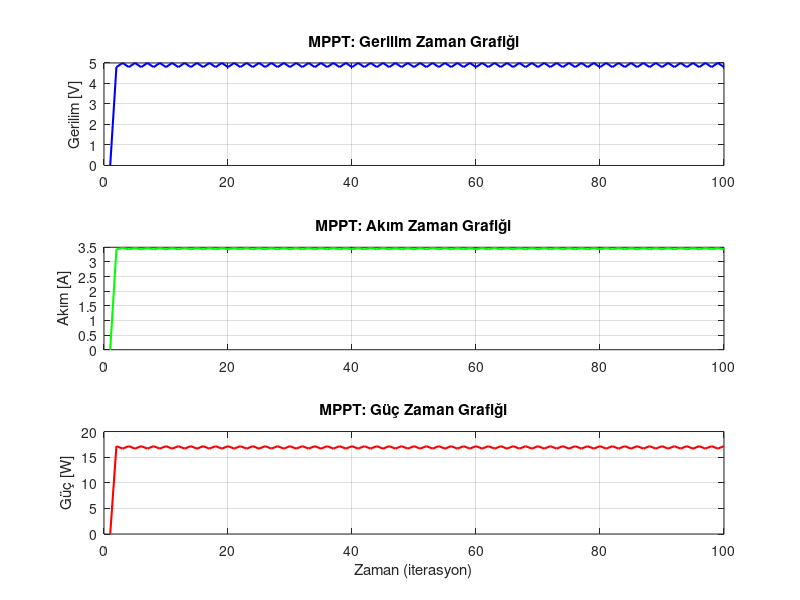

Here is the MATLAB script that generated this plot:
% mppt_po.m
% MATLAB'de Perturb & Observe (P&O) algoritmasıyla MPPT simülasyonu
% Basitleştirilmiş bir PV modeline göre çalışır

clear; clc; close all;

%% PV Panel Parametreleri (örnek değerler)
Voc = 21;             % Açık devre gerilimi [V] – PV panelin yük bağlı değilkenki çıkış gerilimi
Isc = 4.5;            % Kısa devre akımı [A] – PV panelin çıkış uçları kısa devre edildiğindeki akımı
Vmp = 17;             % Maksimum güç noktası gerilimi [V]
Imp = 4.2;            % Maksimum güç noktası akımı [A]

Rload = 10;           % Yüke bağlanmış direnç (başlangıç değeri) [Ohm]
V = linspace(0, Voc, 100);   % 0'dan Voc'a kadar 100 noktalı gerilim vektörü oluşturulur

%% PV Modeli – Lineerleştirilmiş I-V 
% Basitleştirilmiş I-V modeli: Doğrusal; gerçek PV panelden farklı ama temel analiz için yeterlidir
I = Isc * (1 - V / Voc);      % I-V karakteristiği: akım gerilim arttıkça lineer olarak azalır
P = V .* I;                   % Güç hesaplanır: P = V * I

% Gerçek maksimum güç noktası – referans amaçlı
[Pmax, idx_max] = max(P);     % Maksimum güç değeri ve indeksi
Vmax_ref = V(idx_max);        % Maksimum güçteki gerilim
Imax_ref = I(idx_max);        % Maksimum güçteki akım

%% MPPT Algoritması Başlatma
Vpv = 0;                      % Başlangıçta PV çıkış gerilimi
Ipv = 0;                      % Başlangıçta PV çıkış akımı
Ppv = 0;                      % Başlangıçta PV çıkış gücü
dV = 0.2;                     % MPPT algoritması için gerilim adımı (perturbation)
Vpv = 5;                      % Başlangıç PV gerilim değeri
iter = 100;                   % Simülasyon iterasyon sayısı (süre gibi düşünülebilir)

% Sonuçları kaydetmek için boş diziler oluştur
P_arr = zeros(1, iter);       % Güç değerlerini tutar
V_arr = zeros(1, iter);       % Gerilim değerlerini tutar
I_arr = zeros(1, iter);       % Akım değerlerini tutar

%% MPPT – Perturb & Observe Döngüsü
for k = 2:iter
    % Mevcut PV akımı (basitleştirilmiş modele göre hesaplanır)
    Ipv = Isc * (1 - Vpv / Voc);
    
    % Mevcut güç değeri
    Ppv = Vpv * Ipv;

    % Bir önceki iterasyondaki değerleri sakla
    V_prev = Vpv;
    P_prev = P_arr(k-1);

    % P&O Karar Mekanizması
    % Güç artarsa, önceki gerilim yönünde devam
    % Güç azalırsa, ters yöne sapılır
    if Ppv > P_prev
        if Vpv > V_prev
            Vpv = Vpv + dV;   % Aynı yönde artır
        else
            Vpv = Vpv - dV;   % Aynı yönde azalt
        end
    else
        if Vpv > V_prev
            Vpv = Vpv - dV;   % Yönü değiştir (azalt)
        else
            Vpv = Vpv + dV;   % Yönü değiştir (artır)
        end
    end

    % Güncel değerleri dizilere kaydet
    P_arr(k) = Ppv;
    V_arr(k) = Vpv;
    I_arr(k) = Ipv;
end

%% Grafiklerle Sonuçların Görselleştirilmesi
t = 1:iter;   % Zaman vektörü (sadece iterasyon sayısı kadar)

% PV Gerilimi zamanla nasıl değişti?
figure;
subplot(3,1,1)
plot(t, V_arr, 'b', 'LineWidth', 1.5); grid on;
ylabel('Gerilim [V]');
title('MPPT: Gerilim Zaman Grafiği');

% PV Akımı zamanla nasıl değişti?
subplot(3,1,2)
plot(t, I_arr, 'g', 'LineWidth', 1.5); grid on;
ylabel('Akım [A]');
title('MPPT: Akım Zaman Grafiği');

% PV Gücü zamanla nasıl değişti?
subplot(3,1,3)
plot(t, P_arr, 'r', 'LineWidth', 1.5); grid on;
ylabel('Güç [W]');
xlabel('Zaman (iterasyon)');
title('MPPT: Güç Zaman Grafiği');

%% Sonuçların Konsola Yazdırılması
% MPPT ile ulaşılan güç, gerilim ve akım değerleri referans (teorik) maksimumla karşılaştırılır
fprintf('--- MPPT Sonuçları ---\n');
fprintf('Teorik Max Güç: %.2f W (V=%.2fV, I=%.2fA)\n', Pmax, Vmax_ref, Imax_ref);
fprintf('MPPT Son Güç : %.2f W (V=%.2fV, I=%.2fA)\n', Ppv, Vpv, Ipv);
 